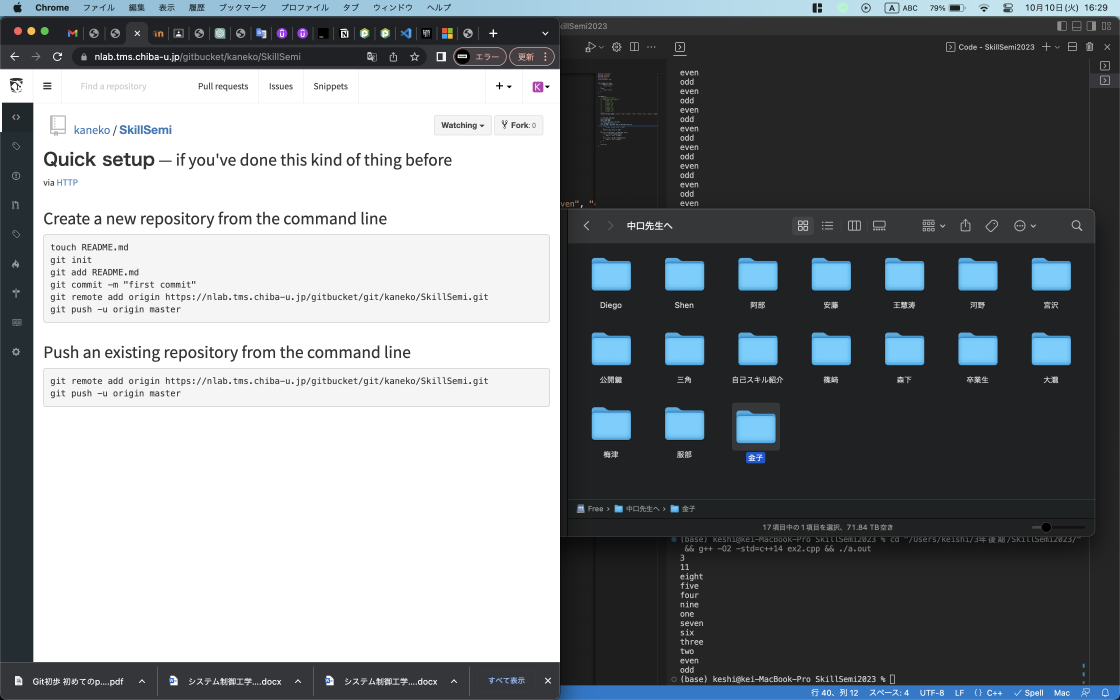
#> input picture ss2301-03/img.png, 3360 x 2100 px (shown at 1/3 size)
$ python image_resizer.py ../ss2301-03/img.png out.png 100 100 5
#> lines starting #> are read from the running program, lines starting #| are printed output that depends on the picture
from PIL import Image
import argparse
import numpy as np


class ImageProcess:
    # Get input image file name, output image file name, output image size of width and height,
    # cropping/padding base point (0~4) from command line
    def __init__(self, input_file, output_file):
        # arguments from command line
#> called with input_file = '../ss2301-03/img.png', output_file = 'out.png'
        self.input_filename: str = input_file
        self.output_filename: str = output_file
        self.output_pixel_size: tuple(int, int) = None
        self.base_point: int = None

        self.input_pixel_size: tuple(int, int) = None
        self.input_gray_img_array = None
        self.output_img_array = None
        self.output_gray_img = None

        # Get image file input from command line in grayscale
        try:
            input_img = Image.open(self.input_filename)
#> input_img is the input picture: PIL image 3360x2100 RGBA; mean R, G, B, A 127.7, 131.8, 135, 255
            self.input_gray_img = input_img.convert('L')
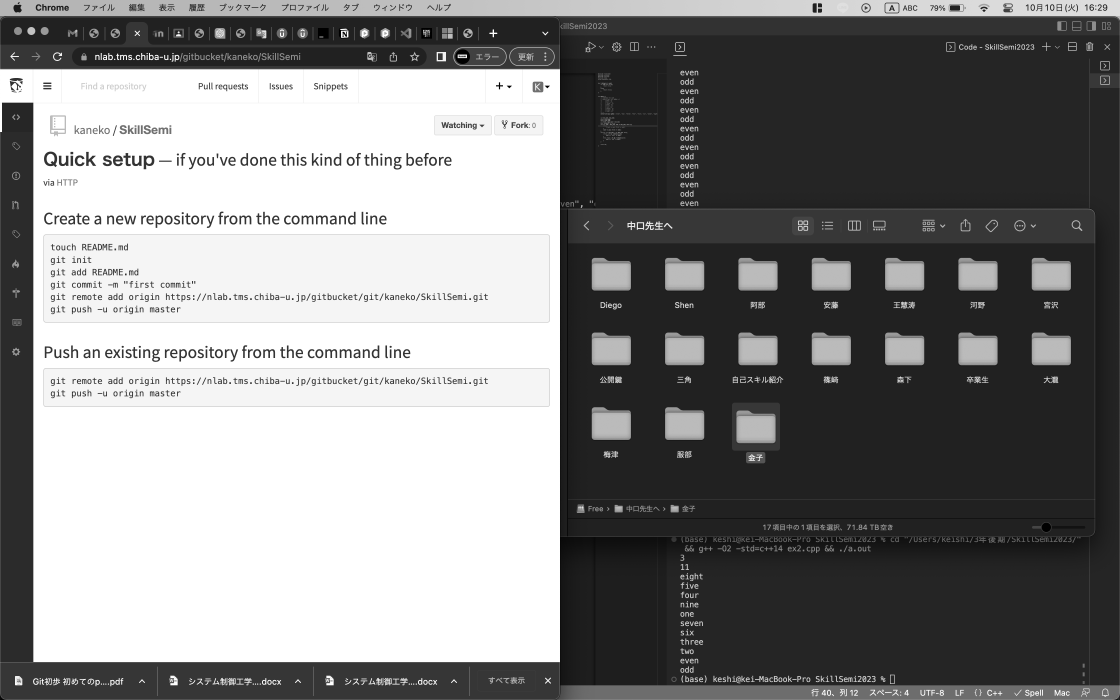
#> self.input_gray_img: PIL image 3360x2100 L (shown at 1/3 size); min 0, max 255, mean 130.9

            # convert numpy array
            self.input_gray_img_array = np.array(self.input_gray_img)
        except FileNotFoundError:
            print(f'Error: Input file {self.input_filename} not found.')
        except Exception as e:
            print(f'An error occurred while processing the image: {str(e)}')

    # change image size depending on pixel_size
    # 0(default): center, 1: upper lift, 2: lower left, 3: lower right, 4: upper right
    def resizer(self, output_pixel_size: tuple, base_point=0):
#> called with output_pixel_size = (100, 100), base_point = 5
        self.output_pixel_size = output_pixel_size
        self.base_point = base_point
        self.input_pixel_size = self.input_gray_img.size
#> self.input_pixel_size = (3360, 2100)

        # decide padding or cropping
        if self.input_pixel_size[0] < self.output_pixel_size[0] or self.input_pixel_size[1] < self.output_pixel_size[1]:
            operation: str = 'padding'
        else:
            operation: str = 'cropping'
        print(operation)
        # Image initialization
        if operation == 'padding':
            self.output_img_array = np.zeros((self.output_pixel_size[0], self.output_pixel_size[1]), dtype=np.uint8)
        else:
            self.output_img_array = np.copy(self.input_gray_img)

        # base_point is center
        if self.base_point == 0:
            if operation == 'padding':
                top = (self.output_pixel_size[1] - self.input_pixel_size[1]) // 2
                left = (self.output_pixel_size[0] - self.input_pixel_size[0]) // 2
                self.output_img_array[
                    top:top + self.input_gray_img_array.shape[1],
                    left:left + self.input_gray_img_array.shape[0]
                ] = self.input_gray_img_array.copy()
            else:
                top = (self.input_pixel_size[1] - self.output_pixel_size[1]) // 2
                left = (self.input_pixel_size[0] - self.output_pixel_size[0]) // 2
                cropped_img = self.input_gray_img_array[
                              top:top + self.output_pixel_size[1],
                              left:left + self.output_pixel_size[0]
                              ]
                self.output_img_array = cropped_img.copy()

        # base point is upper left
        elif self.base_point == 1:
            if operation == 'padding':
                self.output_img_array[0:self.input_gray_img_array.shape[1], 0:self.input_gray_img_array.shape[0]] \
                    = self.input_gray_img_array.copy()
            else:
                cropped_img = self.input_gray_img_array[0:self.output_pixel_size[1], 0:self.output_pixel_size[0]]
                self.output_img_array = cropped_img.copy()

        # base point is lower left
        elif self.base_point == 2:
            if operation == 'padding':
                top = (self.output_pixel_size[1] - self.input_pixel_size[1])
                self.output_img_array[
                    top:top + self.input_gray_img_array.shape[1], 0:self.input_gray_img_array.shape[0]] \
                    = self.input_gray_img_array.copy()
            else:
                top = self.input_pixel_size[1] - self.output_pixel_size[1]
                cropped_img = self.input_gray_img_array[top:self.input_pixel_size[1], 0:self.output_pixel_size[0]]
                self.output_img_array = cropped_img.copy()

        # base point is lower right
        elif self.base_point == 3:
            if operation == 'padding':
                top = self.output_pixel_size[1] - self.input_pixel_size[1]
                right = self.output_pixel_size[0] - self.input_pixel_size[0]
                self.output_img_array[
                    top:top + self.input_gray_img_array.shape[1], right:right + self.input_pixel_size[0]] \
                    = self.input_gray_img_array.copy()
            else:
                top = self.input_pixel_size[1] - self.output_pixel_size[1]
                right = self.input_pixel_size[0] - self.output_pixel_size[0]
                cropped_img = self.input_gray_img_array[
                              top:top + self.output_pixel_size[1],
                              right:right + self.output_pixel_size[0]]
                self.output_img_array = cropped_img.copy()

        # base point is upper right
        elif self.base_point == 4:
            if operation == 'padding':
                left = self.output_pixel_size[1] - self.input_pixel_size[1]
                self.output_img_array[
                    0:self.input_pixel_size[1], left:left + self.input_pixel_size[0]] \
                    = self.input_gray_img_array
            else:
                left = self.input_pixel_size[0] - self.output_pixel_size[0]
                cropped_img = self.input_gray_img_array[
                              0:self.output_pixel_size[1], left:left + self.output_pixel_size[0]]
                self.output_img_array = cropped_img.copy()

        self.output_gray_img = Image.fromarray(self.output_img_array)
        self.output_gray_img.save(f'./saved_img/{self.output_filename}')
        self.output_gray_img.show()


def get_from_commandline():
    parser = argparse.ArgumentParser(description='Input some information')

    # The following arguments have the format (variable name, type, help string)
    parser.add_argument('input_filename', type=str, help='Input image name of file')
    parser.add_argument('output_filename', type=str, help='Output image name of file')
    parser.add_argument('pixel_size', type=int, nargs=2, metavar=('width', 'height'),
                        help='Output image pixel size')
    parser.add_argument('base_point', type=int, help='Base point for cropping or padding (0~4)')

    # check if there are enough arguments from the command line
    try:
        args = parser.parse_args()
        input_filename = args.input_filename
        output_filename = args.output_filename
        pixel_size = tuple(args.pixel_size) if args.pixel_size else None
        base_point = args.base_point
    except argparse.ArgumentError as e:
        print(f'Command line argument error: {e}')
        return

    args = parser.parse_args()
    return args


if __name__ == '__main__':
    args = get_from_commandline()
    input_filename = args.input_filename
    output_filename = args.output_filename
    output_pixel_size = tuple(args.pixel_size)
    base_point = args.base_point
    print(input_filename, output_filename, output_pixel_size, base_point)

    img = ImageProcess(input_filename, output_filename)
    img.resizer(output_pixel_size, base_point)
